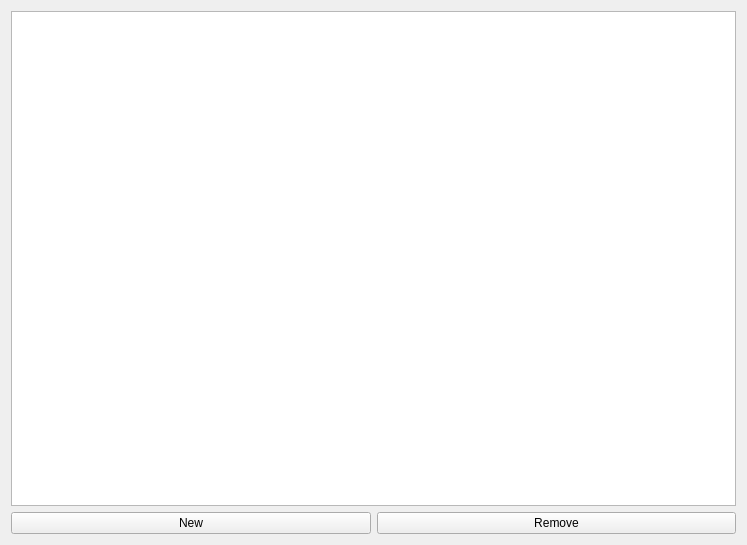
<?xml version="1.0" encoding="UTF-8"?>
<ui version="4.0">
 <class>Form</class>
 <widget class="QWidget" name="Form">
  <property name="geometry">
   <rect>
    <x>0</x>
    <y>0</y>
    <width>747</width>
    <height>545</height>
   </rect>
  </property>
  <property name="windowTitle">
   <string>Form</string>
  </property>
  <layout class="QVBoxLayout" name="verticalLayout">
   <item>
    <layout class="QVBoxLayout" name="mainLayout">
     <item>
      <layout class="QHBoxLayout" name="tableLayout"/>
     </item>
     <item>
      <widget class="QListWidget" name="recipeList"/>
     </item>
     <item>
      <layout class="QHBoxLayout" name="horizontalLayout">
       <item>
        <widget class="QPushButton" name="newRecipeButton">
         <property name="text">
          <string>New</string>
         </property>
        </widget>
       </item>
       <item>
        <widget class="QPushButton" name="removeRecipeButton">
         <property name="text">
          <string>Remove</string>
         </property>
        </widget>
       </item>
      </layout>
     </item>
    </layout>
   </item>
  </layout>
 </widget>
 <resources/>
 <connections/>
</ui>
